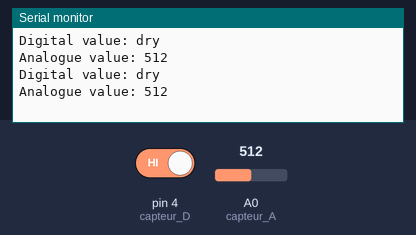
Recording of a sketch running on a simulated Arduino Uno, built with avr-gcc and run on an emulated ATmega328P. Shown: the last lines printed to the serial monitor. The inputs (shaded band) are chosen by the test bench; at power-on: pin 4 (capteur_D) HIGH, A0 (capteur_A) = 512.

Above: at 1.8 s.
1.9 s: pin 4 (capteur_D) driven LOW
4.5 s: A0 (capteur_A) set to 716
At 5.8 s:
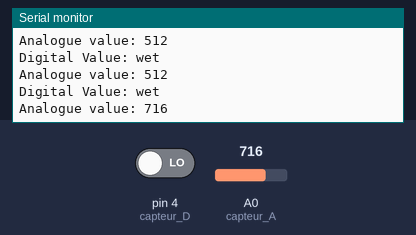
6.0 s: pin 4 (capteur_D) driven HIGH
10.1 s: A0 (capteur_A) set to 900
At 10.8 s:
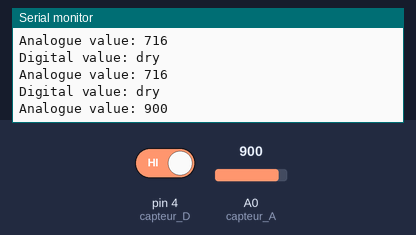
Timing chart, 0 to 12.6 s (numbered marks = the images above; inputs shaded):
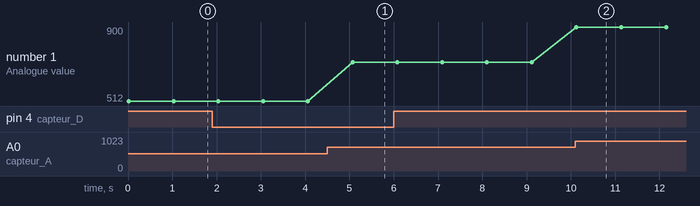

The sketch:

Rain_Sensor.ino
```cpp
const int capteur_D=4;
const int capteur_A=A0;
int val_analogique;


void setup() {
  // put your setup code here, to run once:
  pinMode(capteur_D,INPUT);
  pinMode(capteur_A,INPUT);
  Serial.begin(9600);


}

void loop() {
  // put your main code here, to run repeatedly:
  if(digitalRead(capteur_D) == LOW){
    Serial.println("Digital Value: wet");
    delay(10);
    }
    else {
      Serial.println("Digital value: dry");
      delay(10);
      }
      val_analogique=analogRead(capteur_A);
      Serial.print("Analogue value: ");
      Serial.println(val_analogique);
      Serial.println("");
      delay(1000);

}
```

Measured:
- after the input at 4.5 s, the serial monitor: prints a new line after 0.57 s (image 1)
- after the input at 10.1 s, the serial monitor: prints a new line at once (image 2)
- plotted number 1: 512 → 716 after the input at 4.5 s, 716 → 900 after the input at 10.1 s
